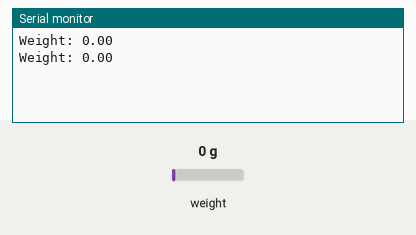
Bench run of a sketch on a simulated Arduino Uno, built with avr-gcc and run on an emulated ATmega328P. Parts: the last lines printed to the serial monitor. Inputs (shaded band) come from the test bench; at power-on: weight on the scale 0 g. No radio packets arrive unless stated.

Above: at 3.6 s.
3.7 s: weight on the scale set to 100 g
At 5.0 s:
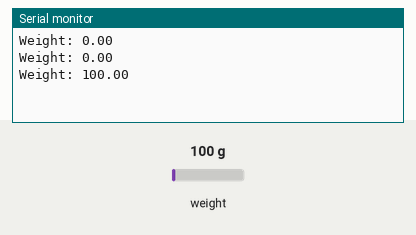
5.2 s: weight on the scale set to 1250 g
At 6.2 s:
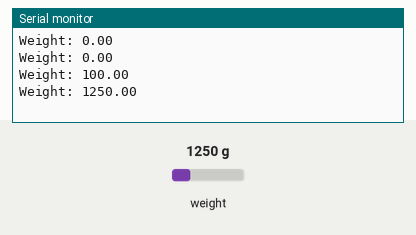
Timing chart, 0 to 8.2 s (numbered marks = the images above; inputs shaded):
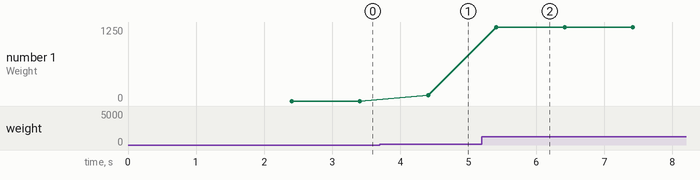

Measured:
- after the input at 3.7 s, the serial monitor: prints a new line after 0.71 s (image 1)
- after the input at 5.2 s, the serial monitor: prints a new line after 0.21 s (image 2)
- plotted number 1: 0 → 100 after the input at 3.7 s, 100 → 1250 after the input at 5.2 s

The sketch:

Single_scale_run_transmit.ino
```cpp
#include <HX711_ADC.h>
#include <EEPROM.h>
#include <SPI.h>
#include <RF24.h>
#include <nRF24L01.h>

// Pin definitions for load cell
const int HX711_dout = 4;
const int HX711_sck = 5;
HX711_ADC LoadCell(HX711_dout, HX711_sck);

// Pin definitions for RF24
RF24 radio(9, 8); // CE, CSN
const byte address[10] = "ADDRESS01";

// EEPROM address for calibration
const int calVal_eepromAddress = 0;

// Timing variables
unsigned long t = 0;
const int serialPrintInterval = 1000;  // Time interval for serial print

void setup() {
  Serial.begin(57600); // Baud rate to match calibration method
  LoadCell.begin();

  // Load calibration value from EEPROM
  float calibrationValue;
  EEPROM.get(calVal_eepromAddress, calibrationValue);
  LoadCell.setCalFactor(calibrationValue);  // Apply stored calibration value

  LoadCell.start(2000);  // Stabilizing time for load cell
  LoadCell.tareNoDelay(); // Perform tare

  // Initialize RF24
  radio.begin();
  radio.openWritingPipe(address);
  radio.setPALevel(RF24_PA_MIN);
  radio.stopListening();
}

void loop() {
  static boolean newDataReady = false;

  if (LoadCell.update()) newDataReady = true;

  // Print and transmit weight at the specified interval
  if (millis() > t + serialPrintInterval) {
    float weight = 0;

    if (newDataReady) {
      weight = LoadCell.getData();
      newDataReady = false;
    }

    if (weight != NAN) {
      // Print the weight value to the Serial Monitor
      Serial.print("Weight: ");
      Serial.println(weight);

      // Transmit the weight value via RF24
      radio.write(&weight, sizeof(weight));

      // Update the timestamp for the next print interval
      t = millis();
    }
  }


}
```
